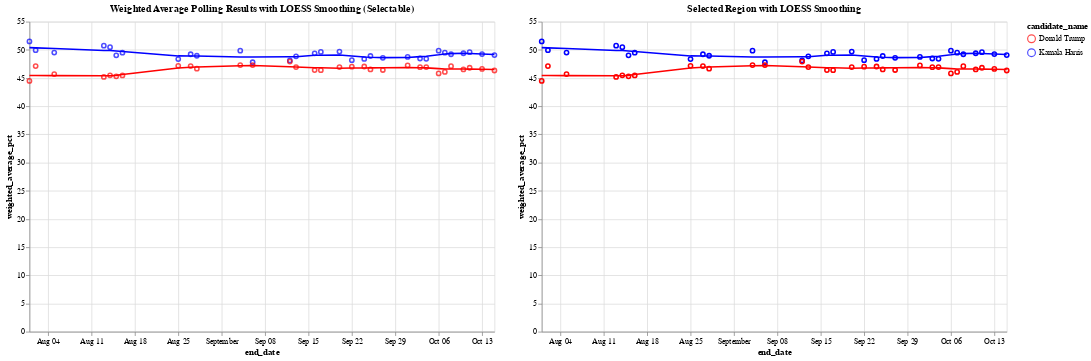

The notebook cell this image was saved under:
### Code cell
# Define the color scale for the two candidates
color_scale = alt.Scale(domain=['Donald Trump', 'Kamala Harris'], range=['red', 'blue'])

# Step 1: Create a selection brush for the horizontal axis (end_date)
brush = alt.selection_interval(encodings=['x'])  # Brush selection on the x-axis

# Step 2: Create the base chart with points and LOESS smoothing (Chart 1)
base = alt.Chart(df_weighted_averages).mark_point().encode(
    x='end_date:T',
    y='weighted_average_pct:Q',
    color=alt.Color('candidate_name:N', scale=color_scale)
)

loess = base.transform_loess(
    'end_date', 'weighted_average_pct', groupby=['candidate_name'], bandwidth=0.3
).mark_line()

chart1 = (base + loess).add_params(
    brush  # Add the brush selection to Chart 1
).properties(
    title='Weighted Average Polling Results with LOESS Smoothing (Selectable)',
    width=600,
    height=400
)

# Step 3: Create the side-by-side chart that will show the selected region with tooltip

# Apply the same selection filter to both points and LOESS in chart2
selected_points = base.encode(
    opacity=alt.condition(brush, alt.value(1), alt.value(0)),  # Highlight only selected points
    tooltip=['end_date:T', 'candidate_name:N', 'weighted_average_pct:Q']  # Add tooltip for points
).transform_filter(
    brush  # Filter by brush selection
)

# Apply LOESS smoothing for the selected range
selected_loess = alt.Chart(df_weighted_averages).transform_loess(
    'end_date', 'weighted_average_pct', groupby=['candidate_name'], bandwidth=0.3
).mark_line().encode(
    x='end_date:T',
    y='weighted_average_pct:Q',
    color=alt.Color('candidate_name:N', scale=color_scale),
    tooltip=['end_date:T', 'candidate_name:N', 'weighted_average_pct:Q']
).transform_filter(
    brush  # Filter the LOESS line by the brush selection
)

# Combine selected points and LOESS for the second chart
chart2 = (selected_points + selected_loess).properties(
    title='Selected Region with LOESS Smoothing',
    width=600,
    height=400
)

# Combine the two charts side by side
final_chart = alt.hconcat(chart1, chart2)

# Display the final chart
final_chart.show()

### Figure 1 — Vega-Lite specification as saved in the notebook (floating-point values rounded to 4 significant figures)
{"config": {"view": {"continuousWidth": 300, "continuousHeight": 300}}, "hconcat": [{"layer": [{"mark": {"type": "point"}, "encoding": {"color": {"field": "candidate_name", "scale": {"domain": ["Donald Trump", "Kamala Harris"], "range": ["red", "blue"]}, "type": "nominal"}, "x": {"field": "end_date", "type": "temporal"}, "y": {"field": "weighted_average_pct", "type": "quantitative"}}, "name": "view_2"}, {"mark": {"type": "line"}, "encoding": {"color": {"field": "candidate_name", "scale": {"domain": ["Donald Trump", "Kamala Harris"], "range": ["red", "blue"]}, "type": "nominal"}, "x": {"field": "end_date", "type": "temporal"}, "y": {"field": "weighted_average_pct", "type": "quantitative"}}, "transform": [{"loess": "weighted_average_pct", "on": "end_date", "bandwidth": 0.3, "groupby": ["candidate_name"]}]}], "height": 400, "title": "Weighted Average Polling Results with LOESS Smoothing (Selectable)", "width": 600}, {"layer": [{"mark": {"type": "point"}, "encoding": {"color": {"field": "candidate_name", "scale": {"domain": ["Donald Trump", "Kamala Harris"], "range": ["red", "blue"]}, "type": "nominal"}, "opacity": {"condition": {"param": "param_2", "value": 1}, "value": 0}, "tooltip": [{"field": "end_date", "type": "temporal"}, {"field": "candidate_name", "type": "nominal"}, {"field": "weighted_average_pct", "type": "quantitative"}], "x": {"field": "end_date", "type": "temporal"}, "y": {"field": "weighted_average_pct", "type": "quantitative"}}, "transform": [{"filter": {"param": "param_2"}}]}, {"mark": {"type": "line"}, "encoding": {"color": {"field": "candidate_name", "scale": {"domain": ["Donald Trump", "Kamala Harris"], "range": ["red", "blue"]}, "type": "nominal"}, "tooltip": [{"field": "end_date", "type": "temporal"}, {"field": "candidate_name", "type": "nominal"}, {"field": "weighted_average_pct", "type": "quantitative"}], "x": {"field": "end_date", "type": "temporal"}, "y": {"field": "weighted_average_pct", "type": "quantitative"}}, "transform": [{"loess": "weighted_average_pct", "on": "end_date", "bandwidth": 0.3, "groupby": ["candidate_name"]}, {"filter": {"param": "param_2"}}]}], "height": 400, "title": "Selected Region with LOESS Smoothing", "width": 600}], "data": {"name": "data-24141cf6b62994a9460a6542af8ab9a9"}, "params": [{"name": "param_2", "select": {"type": "interval", "encodings": ["x"]}, "views": ["view_2"]}], "$schema": "https://vega.github.io/schema/vega-lite/v5.20.1.json", "datasets": {"data-24141cf6b62994a9460a6542af8ab9a9": [{"end_date": "2024-10-15T00:00:00", "candidate_id": 16661, "candidate_name": "Kamala Harris", "weighted_average_pct": 49.08}, {"end_date": "2024-10-15T00:00:00", "candidate_id": 16651, "candidate_name": "Donald Trump", "weighted_average_pct": 46.34}, {"end_date": "2024-10-13T00:00:00", "candidate_id": 16661, "candidate_name": "Kamala Harris", "weighted_average_pct": 49.26}, {"end_date": "2024-10-13T00:00:00", "candidate_id": 16651, "candidate_name": "Donald Trump", "weighted_average_pct": 46.62}, {"end_date": "2024-10-11T00:00:00", "candidate_id": 16661, "candidate_name": "Kamala Harris", "weighted_average_pct": 49.59}, {"end_date": "2024-10-11T00:00:00", "candidate_id": 16651, "candidate_name": "Donald Trump", "weighted_average_pct": 46.83}, {"end_date": "2024-10-10T00:00:00", "candidate_id": 16661, "candidate_name": "Kamala Harris", "weighted_average_pct": 49.4}, {"end_date": "2024-10-10T00:00:00", "candidate_id": 16651, "candidate_name": "Donald Trump", "weighted_average_pct": 46.53}, {"end_date": "2024-10-08T00:00:00", "candidate_id": 16661, "candidate_name": "Kamala Harris", "weighted_average_pct": 49.22}, {"end_date": "2024-10-08T00:00:00", "candidate_id": 16651, "candidate_name": "Donald Trump", "weighted_average_pct": 47.1}, {"end_date": "2024-10-07T00:00:00", "candidate_id": 16661, "candidate_name": "Kamala Harris", "weighted_average_pct": 49.51}, {"end_date": "2024-10-07T00:00:00", "candidate_id": 16651, "candidate_name": "Donald Trump", "weighted_average_pct": 46.1}, {"end_date": "2024-10-06T00:00:00", "candidate_id": 16661, "candidate_name": "Kamala Harris", "weighted_average_pct": 49.85}, {"end_date": "2024-10-06T00:00:00", "candidate_id": 16651, "candidate_name": "Donald Trump", "weighted_average_pct": 45.83}, {"end_date": "2024-10-04T00:00:00", "candidate_id": 16661, "candidate_name": "Kamala Harris", "weighted_average_pct": 48.42}, {"end_date": "2024-10-04T00:00:00", "candidate_id": 16651, "candidate_name": "Donald Trump", "weighted_average_pct": 46.95}, {"end_date": "2024-10-03T00:00:00", "candidate_id": 16661, "candidate_name": "Kamala Harris", "weighted_average_pct": 48.47}, {"end_date": "2024-10-03T00:00:00", "candidate_id": 16651, "candidate_name": "Donald Trump", "weighted_average_pct": 46.93}, {"end_date": "2024-10-01T00:00:00", "candidate_id": 16661, "candidate_name": "Kamala Harris", "weighted_average_pct": 48.75}, {"end_date": "2024-10-01T00:00:00", "candidate_id": 16651, "candidate_name": "Donald Trump", "weighted_average_pct": 47.24}, {"end_date": "2024-09-27T00:00:00", "candidate_id": 16661, "candidate_name": "Kamala Harris", "weighted_average_pct": 48.59}, {"end_date": "2024-09-27T00:00:00", "candidate_id": 16651, "candidate_name": "Donald Trump", "weighted_average_pct": 46.43}, {"end_date": "2024-09-25T00:00:00", "candidate_id": 16661, "candidate_name": "Kamala Harris", "weighted_average_pct": 48.91}, {"end_date": "2024-09-25T00:00:00", "candidate_id": 16651, "candidate_name": "Donald Trump", "weighted_average_pct": 46.53}, {"end_date": "2024-09-24T00:00:00", "candidate_id": 16661, "candidate_name": "Kamala Harris", "weighted_average_pct": 48.4}, {"end_date": "2024-09-24T00:00:00", "candidate_id": 16651, "candidate_name": "Donald Trump", "weighted_average_pct": 47.05}, {"end_date": "2024-09-22T00:00:00", "candidate_id": 16661, "candidate_name": "Kamala Harris", "weighted_average_pct": 48.18}, {"end_date": "2024-09-22T00:00:00", "candidate_id": 16651, "candidate_name": "Donald Trump", "weighted_average_pct": 47.02}, {"end_date": "2024-09-20T00:00:00", "candidate_id": 16661, "candidate_name": "Kamala Harris", "weighted_average_pct": 49.7}, {"end_date": "2024-09-20T00:00:00", "candidate_id": 16651, "candidate_name": "Donald Trump", "weighted_average_pct": 46.96}, {"end_date": "2024-09-17T00:00:00", "candidate_id": 16661, "candidate_name": "Kamala Harris", "weighted_average_pct": 49.64}, {"end_date": "2024-09-17T00:00:00", "candidate_id": 16651, "candidate_name": "Donald Trump", "weighted_average_pct": 46.4}, {"end_date": "2024-09-16T00:00:00", "candidate_id": 16661, "candidate_name": "Kamala Harris", "weighted_average_pct": 49.39}, {"end_date": "2024-09-16T00:00:00", "candidate_id": 16651, "candidate_name": "Donald Trump", "weighted_average_pct": 46.42}, {"end_date": "2024-09-13T00:00:00", "candidate_id": 16661, "candidate_name": "Kamala Harris", "weighted_average_pct": 48.85}, {"end_date": "2024-09-13T00:00:00", "candidate_id": 16651, "candidate_name": "Donald Trump", "weighted_average_pct": 46.94}, {"end_date": "2024-09-12T00:00:00", "candidate_id": 16661, "candidate_name": "Kamala Harris", "weighted_average_pct": 48.13}, {"end_date": "2024-09-12T00:00:00", "candidate_id": 16651, "candidate_name": "Donald Trump", "weighted_average_pct": 47.93}, {"end_date": "2024-09-06T00:00:00", "candidate_id": 16661, "candidate_name": "Kamala Harris", "weighted_average_pct": 47.81}, {"end_date": "2024-09-06T00:00:00", "candidate_id": 16651, "candidate_name": "Donald Trump", "weighted_average_pct": 47.31}, {"end_date": "2024-09-04T00:00:00", "candidate_id": 16661, "candidate_name": "Kamala Harris", "weighted_average_pct": 49.86}, {"end_date": "2024-09-04T00:00:00", "candidate_id": 16651, "candidate_name": "Donald Trump", "weighted_average_pct": 47.3}, {"end_date": "2024-08-28T00:00:00", "candidate_id": 16661, "candidate_name": "Kamala Harris", "weighted_average_pct": 48.96}, {"end_date": "2024-08-28T00:00:00", "candidate_id": 16651, "candidate_name": "Donald Trump", "weighted_average_pct": 46.66}, {"end_date": "2024-08-27T00:00:00", "candidate_id": 16661, "candidate_name": "Kamala Harris", "weighted_average_pct": 49.22}, {"end_date": "2024-08-27T00:00:00", "candidate_id": 16651, "candidate_name": "Donald Trump", "weighted_average_pct": 47.13}, {"end_date": "2024-08-25T00:00:00", "candidate_id": 16661, "candidate_name": "Kamala Harris", "weighted_average_pct": 48.37}, {"end_date": "2024-08-25T00:00:00", "candidate_id": 16651, "candidate_name": "Donald Trump", "weighted_average_pct": 47.17}, {"end_date": "2024-08-16T00:00:00", "candidate_id": 16661, "candidate_name": "Kamala Harris", "weighted_average_pct": 49.5}, {"end_date": "2024-08-16T00:00:00", "candidate_id": 16651, "candidate_name": "Donald Trump", "weighted_average_pct": 45.47}, {"end_date": "2024-08-15T00:00:00", "candidate_id": 16661, "candidate_name": "Kamala Harris", "weighted_average_pct": 49.04}, {"end_date": "2024-08-15T00:00:00", "candidate_id": 16651, "candidate_name": "Donald Trump", "weighted_average_pct": 45.31}, {"end_date": "2024-08-14T00:00:00", "candidate_id": 16661, "candidate_name": "Kamala Harris", "weighted_average_pct": 50.48}, {"end_date": "2024-08-14T00:00:00", "candidate_id": 16651, "candidate_name": "Donald Trump", "weighted_average_pct": 45.48}, {"end_date": "2024-08-13T00:00:00", "candidate_id": 16661, "candidate_name": "Kamala Harris", "weighted_average_pct": 50.75}, {"end_date": "2024-08-13T00:00:00", "candidate_id": 16651, "candidate_name": "Donald Trump", "weighted_average_pct": 45.2}, {"end_date": "2024-08-05T00:00:00", "candidate_id": 16661, "candidate_name": "Kamala Harris", "weighted_average_pct": 49.52}, {"end_date": "2024-08-05T00:00:00", "candidate_id": 16651, "candidate_name": "Donald Trump", "weighted_average_pct": 45.7}, {"end_date": "2024-08-02T00:00:00", "candidate_id": 16661, "candidate_name": "Kamala Harris", "weighted_average_pct": 49.95}, {"end_date": "2024-08-02T00:00:00", "candidate_id": 16651, "candidate_name": "Donald Trump", "weighted_average_pct": 47.13}, {"end_date": "2024-08-01T00:00:00", "candidate_id": 16661, "candidate_name": "Kamala Harris", "weighted_average_pct": 51.5}, {"end_date": "2024-08-01T00:00:00", "candidate_id": 16651, "candidate_name": "Donald Trump", "weighted_average_pct": 44.5}]}}
